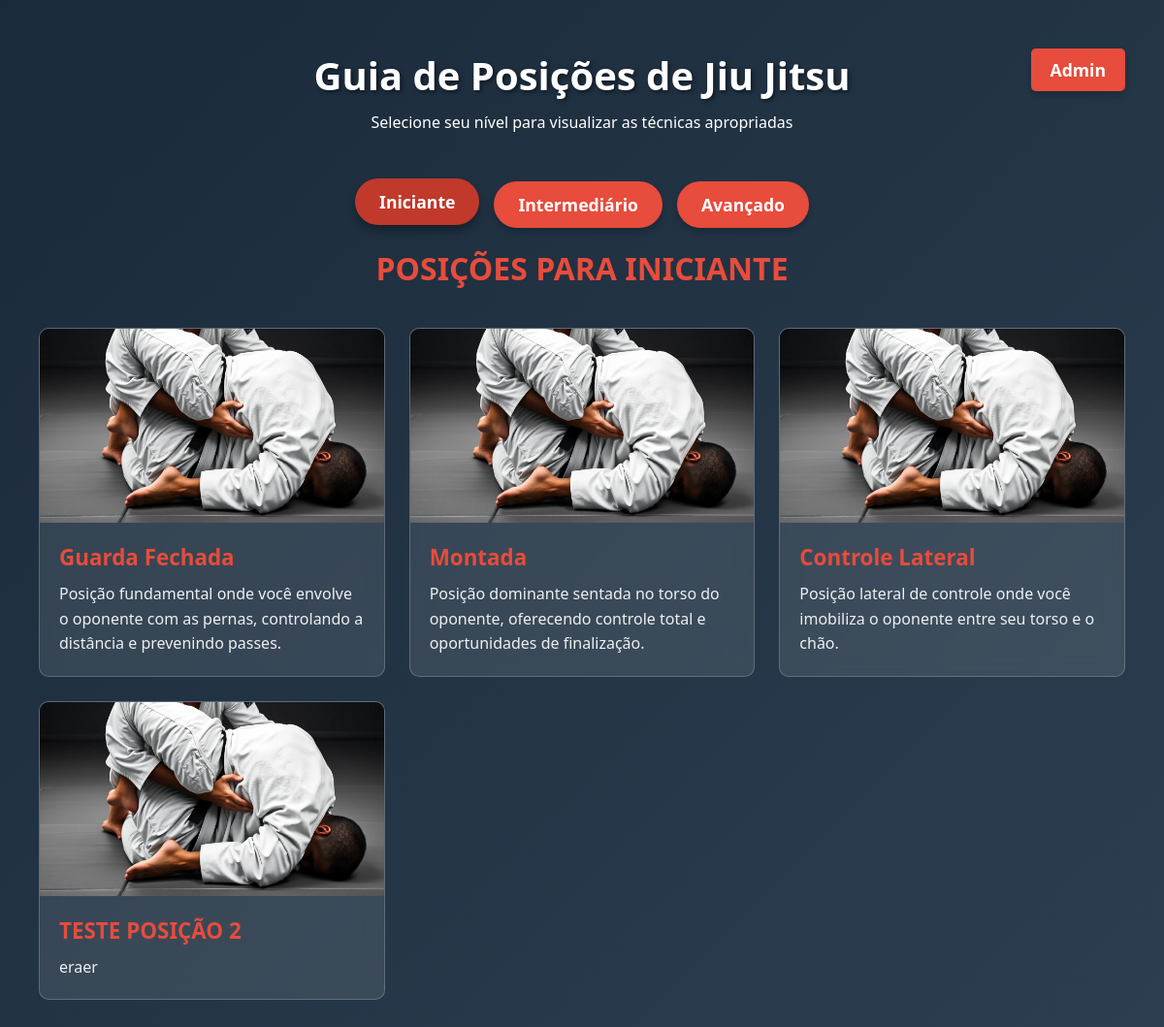
The page / on the database its author committed.
### models/guia.py (models this page shows, shortened)
class Position(db.Model):
    __tablename__ = 'positions'
    id = db.Column(db.Integer, primary_key=True)
    name = db.Column(db.String(100), nullable=False)
    description = db.Column(db.Text, nullable=False)
    image = db.Column(db.String(100), nullable=True) # A imagem da posição
    level = db.Column(db.String(50), nullable=False)
    variations = db.relationship('Variation', backref='position', lazy=True, cascade="all, delete-orphan")

### controllers/controller.py (the view)
def guia_bjj():
    positions = Position.query.filter_by(level='beginner').all()
    return render_template('index.html', positions=positions)

### view/index.html (shortened to what this page needs)
{% extends 'templates/base.html' %}
{% block conteudo %}
    <header>
        <div>
            <a href="{{ url_for('admin_route') }}" class="admin-button">Admin</a>
        </div>
        <h1>Guia de Posições de Jiu Jitsu</h1>
        <p>Selecione seu nível para visualizar as técnicas apropriadas</p>
    </header>
    <div class="controls">
        <a href="{{ url_for('guiabjj_route') }}" class="level-btn active">Iniciante</a>
        <a href="{{ url_for('indexinter_route') }}" class="level-btn">Intermediário</a>
        <a href="{{ url_for('indexavanc_route') }}" class="level-btn">Avançado</a>
    </div>
    <div id="content-container" style="display: block;">
        <h2 class="level-header">Posições para Iniciante</h2>
        <div class="positions-grid">
            {% for position in positions %}
            <div class="position-card" data-name="Guarda Fechada">
                <div class="card-image" style="background-image: url('beginner_guard.png')"></div>
                <div class="card-content">
                    <h3>{{ position.name }}</h3>
                    <p>{{ position.description }}</p>
                </div>
            </div>
            {% endfor %}
        </div>
    </div>
{% endblock %}

### static/css/styles.css (style rules this page uses)
:root { --primary: #2c3e50; --secondary: #e74c3c; --light: #ecf0f1; --dark-bg: #1a2a3a; --card-bg: rgba(255,255,255,0.1); --border-color: rgba(255,255,255,0.2); }
* { margin: 0; padding: 0; box-sizing: border-box; font-family: 'Segoe UI', Tahoma, Geneva, Verdana, sans-serif; }
body { background: linear-gradient(135deg, var(--dark-bg), var(--primary)); color: white; min-height: 100vh; padding: 20px; }
header { text-align: center; padding: 30px 0; position: relative; }
h1 { font-size: 2.5rem; margin-bottom: 10px; text-shadow: 2px 2px 4px rgba(0,0,0,0.5); }
.controls { display: flex; justify-content: center; gap: 15px; margin: 20px 0; flex-wrap: wrap; }
.level-btn, .admin-button, .botao-link-admin, .add-position-btn, .action-btn, .save-btn, .cancel-btn { background: var(--secondary); color: white; border: none; padding: 12px 25px; border-radius: 30px; font-size: 1.1rem; cursor: pointer; transition: all 0.3s; font-weight: bold; box-shadow: 0 4px 6px rgba(0,0,0,0.2); text-decoration: none; }
.level-btn:hover, .level-btn.active, .admin-button:hover, .admin-button.active, .botao-link-admin, .add-position-btn:hover, .add-position-btn.active, .action-btn:hover, .action-btn.active, .save-btn:hover, .save-btn.active, .cancel-btn:hover, .cancel-btn.active { background: #c0392b; transform: translateY(-3px); box-shadow: 0 6px 8px rgba(0,0,0,0.3); }
.positions-grid { display: grid; grid-template-columns: repeat(auto-fill, minmax(300px, 1fr)); gap: 25px; max-width: 1200px; margin: 0 auto; padding: 20px; }
.position-card { background: var(--card-bg); border-radius: 10px; overflow: hidden; transition: transform 0.3s; backdrop-filter: blur(10px); border: 1px solid var(--border-color); cursor: pointer; }
.card-image { width: 100%; height: 200px; background-size: cover; background-position: center; }
.card-content { padding: 20px; }
.card-content h3 { color: var(--secondary); margin-bottom: 10px; font-size: 1.4rem; }
.card-content p { line-height: 1.6; color: var(--light); }
.level-header { text-align: center; margin: 20px 0; font-size: 2rem; color: var(--secondary); text-transform: uppercase; }
.admin-button, .botao-link-admin { position: absolute; right: 20px; top: 30px; padding: 10px 20px; border-radius: 5px; }

### rows shown on the page
Position: name "Guarda Fechada", description "Posição fundamental onde você envolve o oponente com as pernas, controlando a distância e prevenindo passes."
Position: name "Montada", description "Posição dominante sentada no torso do oponente, oferecendo controle total e oportunidades de finalização."
Position: name "Controle Lateral", description "Posição lateral de controle onde você imobiliza o oponente entre seu torso e o chão."
Position: name "TESTE POSIÇÃO 2", description "eraer"
